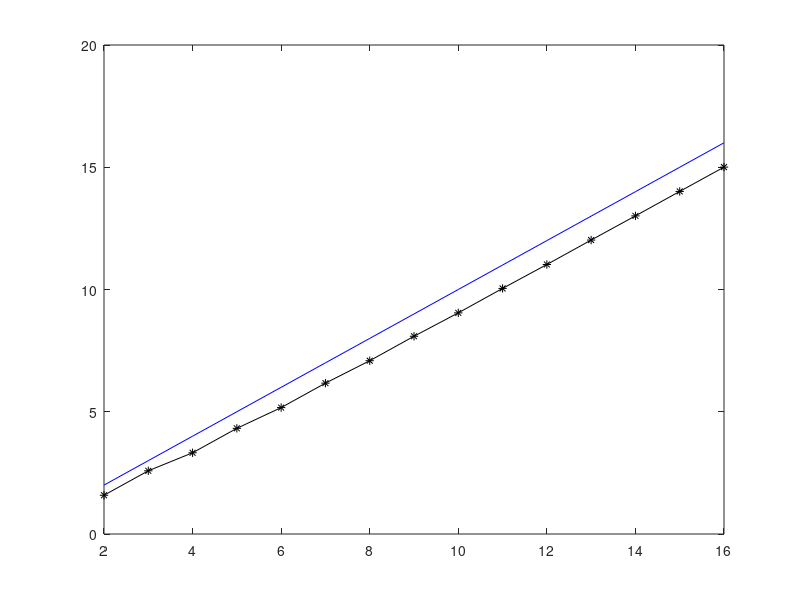

Reproduce this figure in MATLAB.

%% 1

N=6;
all = zeros(2^N, N);
for s=0:2^N-1
    all(s+1,:) = de2bi(s, N, 'left-msb');
end

sym=false(1,2^N);
for i=size(all,1):-1:(2^(N/2)+1)
    s = all(i,:);
    for j=i-1:-1:1
        is = fliplr(all(j,:));
        if sum(abs(s-is)) == 0 && ~sym(j) && sum(s) > 0 && sum(s) < N 
            sym(i) = true;
            fprintf('found %d (%d)\n', i-1, j-1)
            break
        end
    end
end

fprintf('\n')
    
nsym = find(sym);
for insym = nsym
    fprintf('%d : ', insym-1)
    fprintf('%d ', all(insym,:))
    fprintf('\n')
end

size(all(~sym,:))

%% # 2

TN = 16;
Ns = zeros(1,TN-1);

for N=2:TN

    fprintf('checking %d...\n', N)
    
    all = [];
    for i = 0:2^N-1
        n = de2bi(i, N, 'left-msb');
        rn = fliplr(n);
        ri = bi2de(rn, 'left-msb');
        if any(all == ri)
            continue
        end
        all = [all i];
    end

    % for insym = 1:length(all)
    %     i = all(insym);
    %     s = de2bi(i, N, 'left-msb');
    %     fprintf('%d : ', i)
    %     fprintf('%d ', s)
    %     fprintf('\n')
    % end


    Ns(N-1) = length(all);
end

%%
figure;
plot(2:TN, 2:TN, '-b')
hold on
plot(2:TN, log2(Ns), '*-k')

